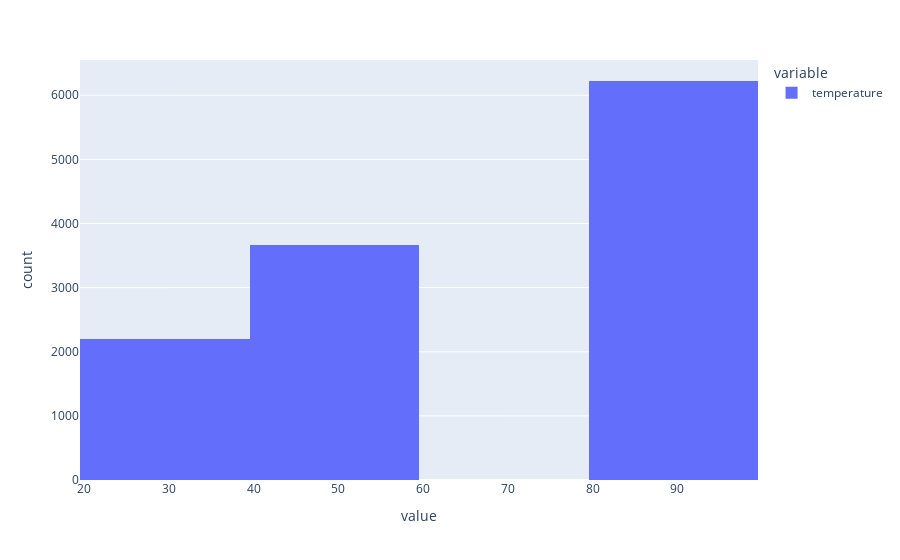

Here is the notebook cell this chart was saved with:
### Markdown cell above
6. Use a histogram to visualize the temperature column.

### Code cell
px.histogram(final_df["temperature"])

### Figure 1 — Plotly figure (JSON) as saved in the notebook; plotly's stock layout.template omitted (floating-point values rounded to 4 significant figures; data arrays with more than 128 entries replaced by an {"elided": "..."} marker saying what was removed)
{"data": [{"alignmentgroup": "True", "bingroup": "x", "hovertemplate": "variable=temperature<br>value=%{x}<br>count=%{y}<extra></extra>", "legendgroup": "temperature", "marker": {"color": "#636efa", "pattern": {"shape": ""}}, "name": "temperature", "offsetgroup": "temperature", "orientation": "v", "showlegend": true, "type": "histogram", "x": {"elided": "12079 int values"}, "xaxis": "x", "yaxis": "y"}], "layout": {"autosize": true, "barmode": "relative", "legend": {"title": {"text": "variable"}, "tracegroupgap": 0}, "margin": {"t": 60}, "xaxis": {"anchor": "y", "autorange": true, "domain": [0, 1], "range": [19.5, 99.5], "title": {"text": "value"}, "type": "linear"}, "yaxis": {"anchor": "x", "autorange": true, "domain": [0, 1], "range": [0, 6549.0], "title": {"text": "count"}}}}
